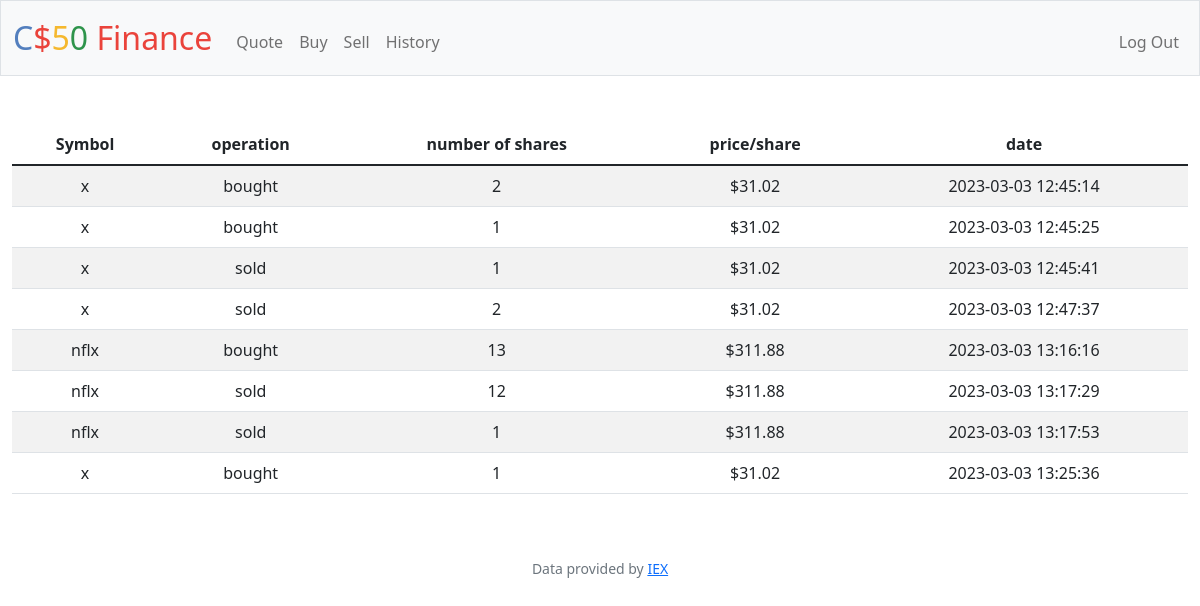
Screenshot of /history (signed in) with the database file from the repository.
### tables this page shows
CREATE TABLE purchase (user_id INT NOT NULL, symbol_company TEXT NOT NULL,operation TEXT NOT NULL, price_share NUMERIC NOT NULL, number_shares INT,  date DATE DEFAULT (datetime('now','localtime')), FOREIGN KEY (user_id) REFERENCES users(id) );

### app.py (the view)
@app.route("/history")
@login_required
def history():
    dict_history = db.execute(
        "SELECT symbol_company, price_share, number_shares, operation, date FROM purchase WHERE user_id = ? ;", session['user_id'])
    list_history = []
    for row in dict_history:
        dict_history = {}
        dict_history['number_shares'] = int(row['number_shares'])
        dict_history['symbol_company'] = row['symbol_company']
        dict_history['price_share'] = row['price_share']
        dict_history['operation'] = row['operation']
        dict_history['date'] = row['date']
        list_history.append(dict_history)
    return render_template("history.html", list=list_history)

### app.py (called while the page is built)
@app.after_request
def after_request(response):
    response.headers["Cache-Control"] = "no-cache, no-store, must-revalidate"
    response.headers["Expires"] = 0
    response.headers["Pragma"] = "no-cache"
    return response

### helpers.py (called while the page is built)
def login_required(f):
    @wraps(f)
    def decorated_function(*args, **kwargs):
        if session.get("user_id") is None:
            return redirect("/login")
        return f(*args, **kwargs)
    return decorated_function

### templates/history.html (shortened to what this page needs)
{% extends "layout.html" %}
{% block main %}
<table class="table table-striped">
    <thead>
      <tr>
        <th scope="col">Symbol</th>
        <th scope="col">operation</th>
        <th scope="col">number of shares</th>
        <th scope="col">price/share</th>
        <th scope="col">date</th>
      </tr>
    </thead>
    <tbody>
      {% for row in list %}
          <tr>
            <td>{{row.symbol_company}}</td>
            <td>{{row.operation}}</td>
            <td>{{row.number_shares}}</td>
            <td>{{"$%.2f"|format(row.price_share)}}</td>
            <td>{{row.date}}</td>
          </tr>
      {% endfor %}
    </tbody>
  </table>
{% endblock %}

### templates/layout.html (shortened to what this page needs)
<!DOCTYPE html>
<html lang="en">
    <head>
        <link href="https://cdn.jsdelivr.net/npm/bootstrap@5.1.3/dist/css/bootstrap.min.css" rel="stylesheet">
        <link href="/static/styles.css" rel="stylesheet">
    </head>
    <body>
        <nav class="bg-light border navbar navbar-expand-md navbar-light">
            <div class="container-fluid">
                <a class="navbar-brand" href="/"><span class="blue">C</span><span class="red">$</span><span class="yellow">5</span><span class="green">0</span> <span class="red">Finance</span></a>
                <div class="collapse navbar-collapse" id="navbar">
                    {% if session["user_id"] %}
                        <ul class="navbar-nav me-auto mt-2">
                            <li class="nav-item"><a class="nav-link" href="/quote">Quote</a></li>
                            <li class="nav-item"><a class="nav-link" href="/buy">Buy</a></li>
                            <li class="nav-item"><a class="nav-link" href="/sell">Sell</a></li>
                            <li class="nav-item"><a class="nav-link" href="/history">History</a></li>
                        </ul>
                        <ul class="navbar-nav ms-auto mt-2">
                            <li class="nav-item"><a class="nav-link" href="/logout">Log Out</a></li>
                        </ul>
                    {% else %}
                        <ul class="navbar-nav ms-auto mt-2">
                            <li class="nav-item"><a class="nav-link" href="/register">Register</a></li>
                            <li class="nav-item"><a class="nav-link" href="/login">Log In</a></li>
                        </ul>
                    {% endif %}
                </div>
            </div>
        </nav>
        <main class="container-fluid py-5 text-center">
            {% block main %}{% endblock %}
        </main>
        <footer class="mb-5 small text-center text-muted">
            Data provided by <a href="https://iexcloud.io/">IEX</a>
        </footer>
    </body>
</html>

### static/styles.css (style rules this page uses)
nav .navbar-brand { font-size: xx-large; }
nav .navbar-brand .blue { color: #537fbe; }
nav .navbar-brand .red { color: #ea433b; }
nav .navbar-brand .yellow { color: #f5b82e; }
nav .navbar-brand .green { color: #2e944b; }

### rows the page displays
purchase: symbol_company "x", operation "bought", number_shares "2", price_share "$31.02", date "2023-03-03 12:45:14"
purchase: symbol_company "x", operation "bought", number_shares "1", price_share "$31.02", date "2023-03-03 12:45:25"
purchase: symbol_company "x", operation "sold", number_shares "1", price_share "$31.02", date "2023-03-03 12:45:41"
purchase: symbol_company "x", operation "sold", number_shares "2", price_share "$31.02", date "2023-03-03 12:47:37"
purchase: symbol_company "nflx", operation "bought", number_shares "13", price_share "$311.88", date "2023-03-03 13:16:16"
purchase: symbol_company "nflx", operation "sold", number_shares "12", price_share "$311.88", date "2023-03-03 13:17:29"
purchase: symbol_company "nflx", operation "sold", number_shares "1", price_share "$311.88", date "2023-03-03 13:17:53"
purchase: symbol_company "x", operation "bought", number_shares "1", price_share "$31.02", date "2023-03-03 13:25:36"
